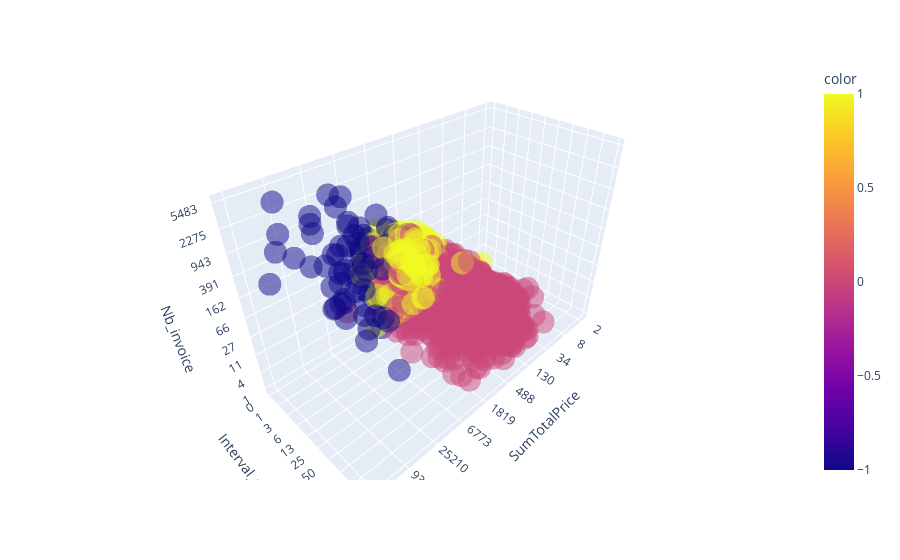

The cell this chart's notebook holds for it:
### Code cell
fig = px.scatter_3d(df_log_cluster_added, x=x, y=y, z=z, color=df_dbscan, opacity=0.5)
fig.update_layout(scene = axis_real_ticks)

fig.show()

### Figure 1 — Plotly figure (JSON) as saved in the notebook; plotly's stock layout.template omitted (floating-point values rounded to 4 significant figures; data arrays with more than 128 entries replaced by an {"elided": "..."} marker saying what was removed)
{"data": [{"hovertemplate": "SumTotalPrice=%{x}<br>Interval_purchase=%{y}<br>Nb_invoice=%{z}<br>color=%{marker.color}<extra></extra>", "legendgroup": "", "marker": {"color": {"elided": "4285 int values"}, "coloraxis": "coloraxis", "opacity": 0.5, "symbol": "circle"}, "mode": "markers", "name": "", "scene": "scene", "showlegend": false, "type": "scatter3d", "x": {"elided": "4285 float values"}, "y": {"elided": "4285 float values"}, "z": {"elided": "4285 float values"}}], "layout": {"coloraxis": {"colorbar": {"title": {"text": "color"}}, "colorscale": [[0, "#0d0887"], [0.1111, "#46039f"], [0.2222, "#7201a8"], [0.3333, "#9c179e"], [0.4444, "#bd3786"], [0.5556, "#d8576b"], [0.6667, "#ed7953"], [0.7778, "#fb9f3a"], [0.8889, "#fdca26"], [1, "#f0f921"]]}, "legend": {"tracegroupgap": 0}, "margin": {"t": 60}, "scene": {"domain": {"x": [0, 1], "y": [0, 1]}, "xaxis": {"ticktext": ["2", "8", "34", "130", "488", "1819", "6773", "25210", "93822", "349164"], "tickvals": [0.9361, 2.25, 3.564, 4.878, 6.193, 7.507, 8.821, 10.14, 11.45, 12.76], "title": {"text": "SumTotalPrice"}}, "yaxis": {"ticktext": ["0", "1", "3", "6", "13", "25", "50", "97", "187", "361"], "tickvals": [0.0, 0.6546, 1.309, 1.964, 2.619, 3.273, 3.928, 4.582, 5.237, 5.892], "title": {"text": "Interval_purchase"}}, "zaxis": {"ticktext": ["1", "4", "11", "27", "66", "162", "391", "943", "2275", "5483"], "tickvals": [0.6931, 1.573, 2.452, 3.332, 4.212, 5.091, 5.971, 6.85, 7.73, 8.61], "title": {"text": "Nb_invoice"}}}}}
